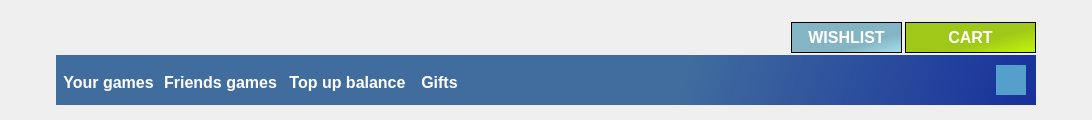
      <widget class="QFrame" name="UpperFrame">
       <property name="minimumSize">
        <size>
         <width>1092</width>
         <height>120</height>
        </size>
       </property>
       <property name="maximumSize">
        <size>
         <width>16777215</width>
         <height>120</height>
        </size>
       </property>
       <property name="styleSheet">
        <string notr="true">.QFrame
{background-image: url(./ApplicationIcons/250820_library_hero.jpg);}
QFrame{
border: none;
}</string>
       </property>
       <property name="frameShape">
        <enum>QFrame::StyledPanel</enum>
       </property>
       <property name="frameShadow">
        <enum>QFrame::Raised</enum>
       </property>
       <layout class="QVBoxLayout" name="verticalLayout">
        <property name="spacing">
         <number>0</number>
        </property>
        <property name="leftMargin">
         <number>0</number>
        </property>
        <property name="topMargin">
         <number>0</number>
        </property>
        <property name="rightMargin">
         <number>0</number>
        </property>
        <property name="bottomMargin">
         <number>0</number>
        </property>
        <item>
         <layout class="QHBoxLayout" name="horizontalLayout">
          <item>
           <spacer name="horizontalSpacer">
            <property name="orientation">
             <enum>Qt::Horizontal</enum>
            </property>
            <property name="sizeHint" stdset="0">
             <size>
              <width>40</width>
              <height>20</height>
             </size>
            </property>
           </spacer>
          </item>
          <item>
           <widget class="QWidget" name="SearchMenu_widget" native="true">
            <property name="minimumSize">
             <size>
              <width>980</width>
              <height>100</height>
             </size>
            </property>
            <property name="maximumSize">
             <size>
              <width>980</width>
              <height>100</height>
             </size>
            </property>
            <property name="styleSheet">
             <string notr="true">background-color: rgba(0, 0, 0, 0);
background-image: none;</string>
            </property>
            <widget class="QWidget" name="BottomPanel_widget" native="true">
             <property name="geometry">
              <rect>
               <x>0</x>
               <y>45</y>
               <width>980</width>
               <height>50</height>
              </rect>
             </property>
             <property name="minimumSize">
              <size>
               <width>0</width>
               <height>50</height>
              </size>
             </property>
             <property name="maximumSize">
              <size>
               <width>16777215</width>
               <height>50</height>
              </size>
             </property>
             <property name="styleSheet">
              <string notr="true">background-color: qlineargradient(spread:pad, x1:0, y1:0.982955, x2:1, y2:1, stop:0.625 rgba(65, 109, 158, 255), stop:1 rgba(23, 48, 156, 255));
background-image: none;
</string>
             </property>
             <widget class="QPushButton" name="Gifts_pushButton">
              <property name="geometry">
               <rect>
                <x>358</x>
                <y>2</y>
                <width>51</width>
                <height>50</height>
               </rect>
              </property>
              <property name="minimumSize">
               <size>
                <width>51</width>
                <height>50</height>
               </size>
              </property>
              <property name="maximumSize">
               <size>
                <width>51</width>
                <height>50</height>
               </size>
              </property>
              <property name="font">
               <font>
                <family>Arial</family>
                <pointsize>12</pointsize>
                <bold>true</bold>
               </font>
              </property>
              <property name="cursor">
               <cursorShape>PointingHandCursor</cursorShape>
              </property>
              <property name="styleSheet">
               <string notr="true">QPushButton
{
color: rgb(255, 255, 255);
border: 0px;
background-color: rgba(0, 0, 0, 0);
background-image: none;

}
QPushButton:hover
{
background-color: rgba(255, 255, 255, 30);
}</string>
              </property>
              <property name="text">
               <string>Gifts</string>
              </property>
             </widget>
             <widget class="QPushButton" name="FriendsGames_pushButton">
              <property name="geometry">
               <rect>
                <x>104</x>
                <y>2</y>
                <width>121</width>
                <height>50</height>
               </rect>
              </property>
              <property name="minimumSize">
               <size>
                <width>121</width>
                <height>50</height>
               </size>
              </property>
              <property name="maximumSize">
               <size>
                <width>121</width>
                <height>50</height>
               </size>
              </property>
              <property name="font">
               <font>
                <family>Arial</family>
                <pointsize>12</pointsize>
                <bold>true</bold>
               </font>
              </property>
              <property name="cursor">
               <cursorShape>PointingHandCursor</cursorShape>
              </property>
              <property name="styleSheet">
               <string notr="true">QPushButton
{
color: rgb(255, 255, 255);
border: 0px;
background-color: rgba(0, 0, 0, 0);
background-image: none;

}
QPushButton:hover
{
background-color: rgba(255, 255, 255, 30);
}</string>
              </property>
              <property name="text">
               <string>Friends games</string>
              </property>
             </widget>
             <widget class="QPushButton" name="YourGames_pushButton">
              <property name="geometry">
               <rect>
                <x>2</x>
                <y>2</y>
                <width>101</width>
                <height>50</height>
               </rect>
              </property>
              <property name="minimumSize">
               <size>
                <width>101</width>
                <height>50</height>
               </size>
              </property>
              <property name="maximumSize">
               <size>
                <width>101</width>
                <height>50</height>
               </size>
              </property>
              <property name="font">
               <font>
                <family>Arial</family>
                <pointsize>12</pointsize>
                <bold>true</bold>
               </font>
              </property>
              <property name="cursor">
               <cursorShape>PointingHandCursor</cursorShape>
              </property>
              <property name="styleSheet">
               <string notr="true">QPushButton
{
color: rgb(255, 255, 255);
border: 0px;
background-color: rgba(0, 0, 0, 0);
background-image: none;
}
QPushButton:hover
{
background-color: rgba(255, 255, 255, 30);
}</string>
              </property>
              <property name="text">
               <string>Your games</string>
              </property>
             </widget>
             <widget class="QPushButton" name="TopUpBalance_pushButton">
              <property name="geometry">
               <rect>
                <x>226</x>
                <y>2</y>
                <width>131</width>
                <height>50</height>
               </rect>
              </property>
              <property name="minimumSize">
               <size>
                <width>131</width>
                <height>50</height>
               </size>
              </property>
              <property name="maximumSize">
               <size>
                <width>131</width>
                <height>50</height>
               </size>
              </property>
              <property name="font">
               <font>
                <family>Arial</family>
                <pointsize>12</pointsize>
                <bold>true</bold>
               </font>
              </property>
              <property name="cursor">
               <cursorShape>PointingHandCursor</cursorShape>
              </property>
              <property name="styleSheet">
               <string notr="true">QPushButton
{
color: rgb(255, 255, 255);
border: 0px;
background-color: rgba(0, 0, 0, 0);
background-image: none;

}
QPushButton:hover
{
background-color: rgba(255, 255, 255, 30);
}</string>
              </property>
              <property name="text">
               <string>Top up balance</string>
              </property>
             </widget>
             <widget class="QPushButton" name="Search_pushButton">
              <property name="geometry">
               <rect>
                <x>940</x>
                <y>10</y>
                <width>30</width>
                <height>30</height>
               </rect>
              </property>
              <property name="minimumSize">
               <size>
                <width>30</width>
                <height>30</height>
               </size>
              </property>
              <property name="maximumSize">
               <size>
                <width>30</width>
                <height>30</height>
               </size>
              </property>
              <property name="cursor">
               <cursorShape>PointingHandCursor</cursorShape>
              </property>
              <property name="styleSheet">
               <string notr="true">border: 0px;
background-image: none;
background-color: rgb(85, 159, 204);</string>
              </property>
              <property name="text">
               <string/>
              </property>
              <property name="icon">
               <iconset>
                <normaloff>ApplicationIcons/Magnifyer.png</normaloff>ApplicationIcons/Magnifyer.png</iconset>
              </property>
              <property name="iconSize">
               <size>
                <width>21</width>
                <height>20</height>
               </size>
              </property>
             </widget>
            </widget>
            <widget class="QPushButton" name="Cart_pushButton">
             <property name="geometry">
              <rect>
               <x>849</x>
               <y>12</y>
               <width>131</width>
               <height>31</height>
              </rect>
             </property>
             <property name="minimumSize">
              <size>
               <width>131</width>
               <height>31</height>
              </size>
             </property>
             <property name="maximumSize">
              <size>
               <width>131</width>
               <height>31</height>
              </size>
             </property>
             <property name="font">
              <font>
               <family>Arial</family>
               <pointsize>12</pointsize>
               <bold>true</bold>
              </font>
             </property>
             <property name="cursor">
              <cursorShape>PointingHandCursor</cursorShape>
             </property>
             <property name="styleSheet">
              <string notr="true">QPushButton{
background-color: qlineargradient(spread:pad, x1:0.516864, y1:0.722, x2:0.852, y2:1, stop:0 rgba(160, 200, 24, 255), stop:1 rgba(188, 238, 13, 255));
border-color:rgb(0, 0, 0);
border-style:solid;
border-width: 1px;
color: rgb(255, 255, 255);
background-image: none;
}
QPushButton:hover
{
	color: rgb(0, 0, 0);
	background-color: rgb(208, 255, 39);
}</string>
             </property>
             <property name="text">
              <string>CART</string>
             </property>
            </widget>
            <widget class="QPushButton" name="Wishlist_pushButton">
             <property name="geometry">
              <rect>
               <x>735</x>
               <y>12</y>
               <width>111</width>
               <height>31</height>
              </rect>
             </property>
             <property name="minimumSize">
              <size>
               <width>111</width>
               <height>31</height>
              </size>
             </property>
             <property name="maximumSize">
              <size>
               <width>111</width>
               <height>31</height>
              </size>
             </property>
             <property name="font">
              <font>
               <family>Arial</family>
               <pointsize>12</pointsize>
               <bold>true</bold>
              </font>
             </property>
             <property name="cursor">
              <cursorShape>PointingHandCursor</cursorShape>
             </property>
             <property name="styleSheet">
              <string notr="true">QPushButton
{
background-color: qlineargradient(spread:pad, x1:0.676818, y1:0.687, x2:1, y2:1, stop:0 rgba(132, 181, 196, 255), stop:1 rgba(167, 225, 237, 255));
border-color:rgb(0, 0, 0);
border-style:solid;
border-width: 1px;
color: rgb(255, 255, 255);
background-image: none;
}

QPushButton:hover
{	
	color: rgb(0, 0, 0);
	background-color: rgb(177, 241, 255);
}</string>
             </property>
             <property name="text">
              <string>WISHLIST</string>
             </property>
            </widget>
           </widget>
          </item>
          <item>
           <spacer name="horizontalSpacer_2">
            <property name="orientation">
             <enum>Qt::Horizontal</enum>
            </property>
            <property name="sizeHint" stdset="0">
             <size>
              <width>40</width>
              <height>20</height>
             </size>
            </property>
           </spacer>
          </item>
         </layout>
        </item>
       </layout>
      </widget>
